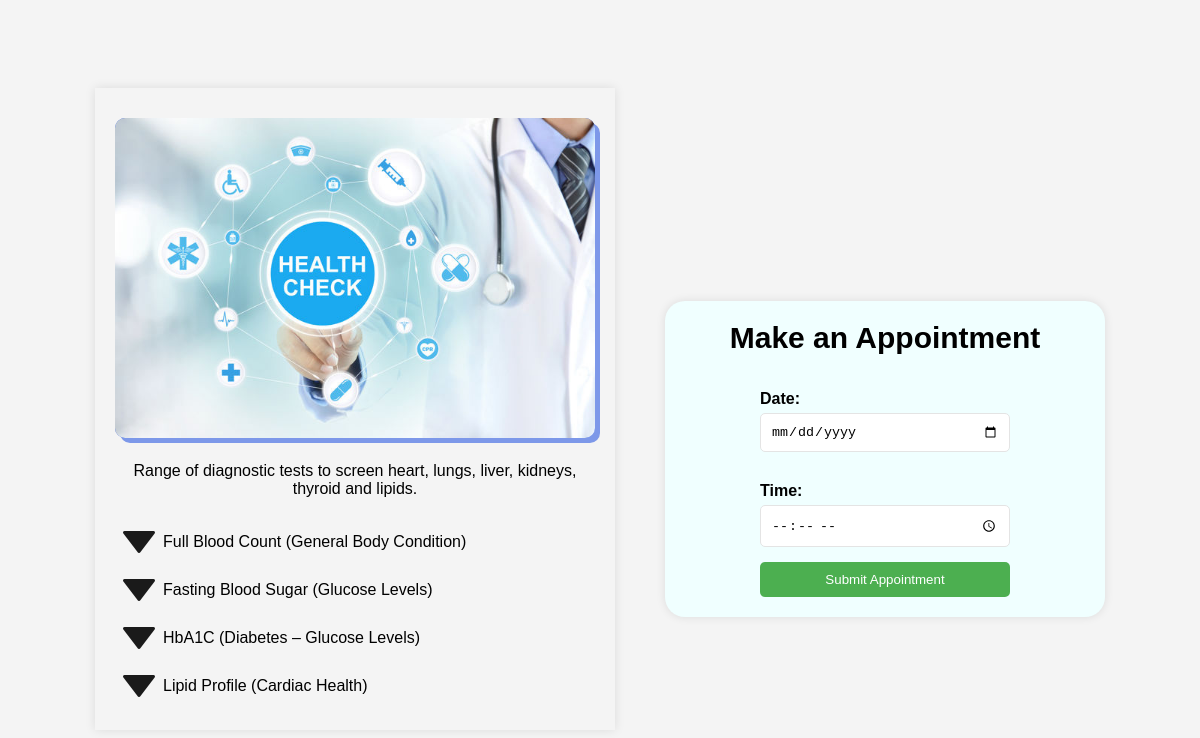
The app's page /pages/CheckUpDetail.php?chkId=1 with its own data.
### tables this page shows
CREATE TABLE CheckupPlan(
	Id INT PRIMARY KEY AUTO_INCREMENT,
	Name Varchar(100) not null,
	Description varchar(350) not null

);

CREATE TABLE Test(
	Id INT PRIMARY KEY AUTO_INCREMENT,
	Test Varchar(350) not null 
);

### includes/functions.inc.php (called while the page is built, shortened)
<?php
function getCheckUpPlansbyId($conn,$id){
    $sql="SELECT * FROM checkupplan WHERE Id = ?;";
    $stmt=mysqli_stmt_init($conn);
    if(!mysqli_stmt_prepare($stmt,$sql)){
        exit();
    }else{
        mysqli_stmt_bind_param($stmt,"i",$id);
        mysqli_stmt_execute($stmt);
        $result= mysqli_stmt_get_result($stmt);
        return $result;
    }
}
function getTestbyId($conn,$id){
    $sql="SELECT * FROM test WHERE Id = ?;";
    $stmt=mysqli_stmt_init($conn);
    if(!mysqli_stmt_prepare($stmt,$sql)){
        exit();
    }else{
        mysqli_stmt_bind_param($stmt,"i",$id);
        mysqli_stmt_execute($stmt);
        $result= mysqli_stmt_get_result($stmt);
        return $result;
    }
}
function getCheckUpDetails($conn,$id){
    $sql="SELECT * FROM checkupplandetails WHERE CheckupPlanId=?;";
    $stmt=mysqli_stmt_init($conn);
    if(!mysqli_stmt_prepare($stmt,$sql)){
        exit();
    }else{
        mysqli_stmt_bind_param($stmt,"i",$id);
        mysqli_stmt_execute($stmt);
        $result= mysqli_stmt_get_result($stmt);
        return $result;
    }
}

### pages/CheckUpDetail.php (the view, shortened to what this page needs)
<?php
require_once '../includes/dbh.inc.php';
require_once '../includes/functions.inc.php';
$id=$_GET["chkId"];
$chkdata=getCheckUpPlansbyId($conn,$id);
$data=getCheckUpDetails($conn,$id);
?>
<!DOCTYPE html>
<html>
    <head>
        <link rel="stylesheet" href="../styles/checkUpPlans.css">
    </head>
    <body>
        <main>
        <div class="main-con">
            <div class="checkup-info-con">
                <div class="checkup-img">
                    <img src="../images/CheckUp.jpg" alt="image">
                </div>
                <div class="check-up-test">
                    <?php
                        $checkuprow=mysqli_fetch_assoc($chkdata);?>
                        <div class="description">
                                <?php echo "<p>".$checkuprow["Description"]."</p>";?>
                        </div>
                       <?php while($row=mysqli_fetch_assoc($data))
                        {
                             $testData=getTestbyId($conn,$row["TestId"]);
                            while($test=mysqli_fetch_assoc($testData)){?>
                               <div class="test">
                                    <img src="../images/sort-down-48.png">
                                    <?php echo "<p>".$test["Test"]."</p>";?>
                                </div>
                        <?php }
                        }
                    ?>
                </div>
            </div>
            <div class="appointment-con">
                <h2>Make an Appointment</h2>
                <form class="app-form" action="../includes/checkupApp.inc.php" method="post">
                    <div class="input-con">
                        <label for="date">Date:</label>
                        <input type="date" id="date" name="date">
                    </div>
                    <div class="input-con">
                        <label for="time">Time:</label>
                        <input type="time" id="time" name="time">
                    </div>
                    <input id="submit-btn" name="make-App" type="submit" value="Submit Appointment">
                </form>
            </div>
        </div>
        </main>
    </body>
</html>

### styles/checkUpPlans.css (style rules this page uses)
* { margin: 0px; padding: 0px; }
body { display: flex; flex-direction: row; justify-content: center; align-items: center; height:100vh; }
.checkup-info-con { display: flex; flex-direction: column; max-width:30rem; padding: 20px; box-shadow: 0 0 10px rgba(0, 0, 0, 0.1); align-items: center; justify-content: center; text-align: center; width:30rem; height: fit-content; margin-bottom: 100px; }
.checkup-img img { height: 100%; width: 100%; background-color: royalblue; margin-top: 10px; border-radius: 10px; box-shadow: 5px 5px rgb(125, 152, 233); }
.test { display: flex; flex-direction: row; align-items: center; justify-content: start; }
body { font-family: Arial, sans-serif; background-color: #f4f4f4; }
.main-con { display: flex; flex-direction: row; justify-content: center; align-items: center; margin-top: 100px; }
.appointment-con { display: flex; flex-direction: column; align-items: center; justify-content: center; width: 400px; padding: 20px; background-color: azure; border-radius: 5px; box-shadow: 0 0 10px rgba(0, 0, 0, 0.1); border-radius: 20px; margin-left: 50px; }
.appointment-con h2 { font-size: 30px; }
h2 { text-align: center; margin-bottom: 20px; }
.app-form { display: flex; flex-direction: column; }
.input-con { width: 250px; margin:15px 0; }
label { font-weight: bold; display: block; margin-bottom: 5px; }
.input-con input { width: 100%; padding: 10px; border-radius: 5px; border: 1px solid #e4e4e4; box-sizing: border-box; }
input#submit-btn { background-color: #4CAF50; color: #fff; padding: 10px 15px; border: none; border-radius: 5px; cursor: pointer; width: 100%; }
.description { margin: 20px 0px 20px 0px; }

### records on screen
checkupplan: Description "Range of diagnostic tests to screen heart, lungs, liver, kidneys, thyroid and lipids."
test: Test "Full Blood Count (General Body Condition)"
test: Test "Fasting Blood Sugar (Glucose Levels)"
test: Test "HbA1C (Diabetes – Glucose Levels)"
test: Test "Lipid Profile (Cardiac Health)"
